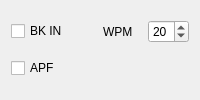
    <widget class="QWidget" name="tab_CW">
     <property name="autoFillBackground">
      <bool>true</bool>
     </property>
     <attribute name="title">
      <string>CW</string>
     </attribute>
     <layout class="QGridLayout" name="gridLayout_2">
      <item row="0" column="0">
       <widget class="QCheckBox" name="checkBox_BKIN">
        <property name="toolTip">
         <string>Break-In</string>
        </property>
        <property name="text">
         <string>BK IN</string>
        </property>
       </widget>
      </item>
      <item row="0" column="1">
       <layout class="QHBoxLayout" name="horizontalLayout">
        <item>
         <widget class="QLabel" name="label_WPM">
          <property name="text">
           <string>WPM</string>
          </property>
         </widget>
        </item>
        <item>
         <widget class="QSpinBox" name="spinBox_WPM">
          <property name="minimum">
           <number>4</number>
          </property>
          <property name="maximum">
           <number>60</number>
          </property>
          <property name="value">
           <number>20</number>
          </property>
         </widget>
        </item>
       </layout>
      </item>
      <item row="1" column="0">
       <widget class="QCheckBox" name="checkBox_APF">
        <property name="toolTip">
         <string>Audio Peak Filter</string>
        </property>
        <property name="text">
         <string>APF</string>
        </property>
       </widget>
      </item>
     </layout>
    </widget>
